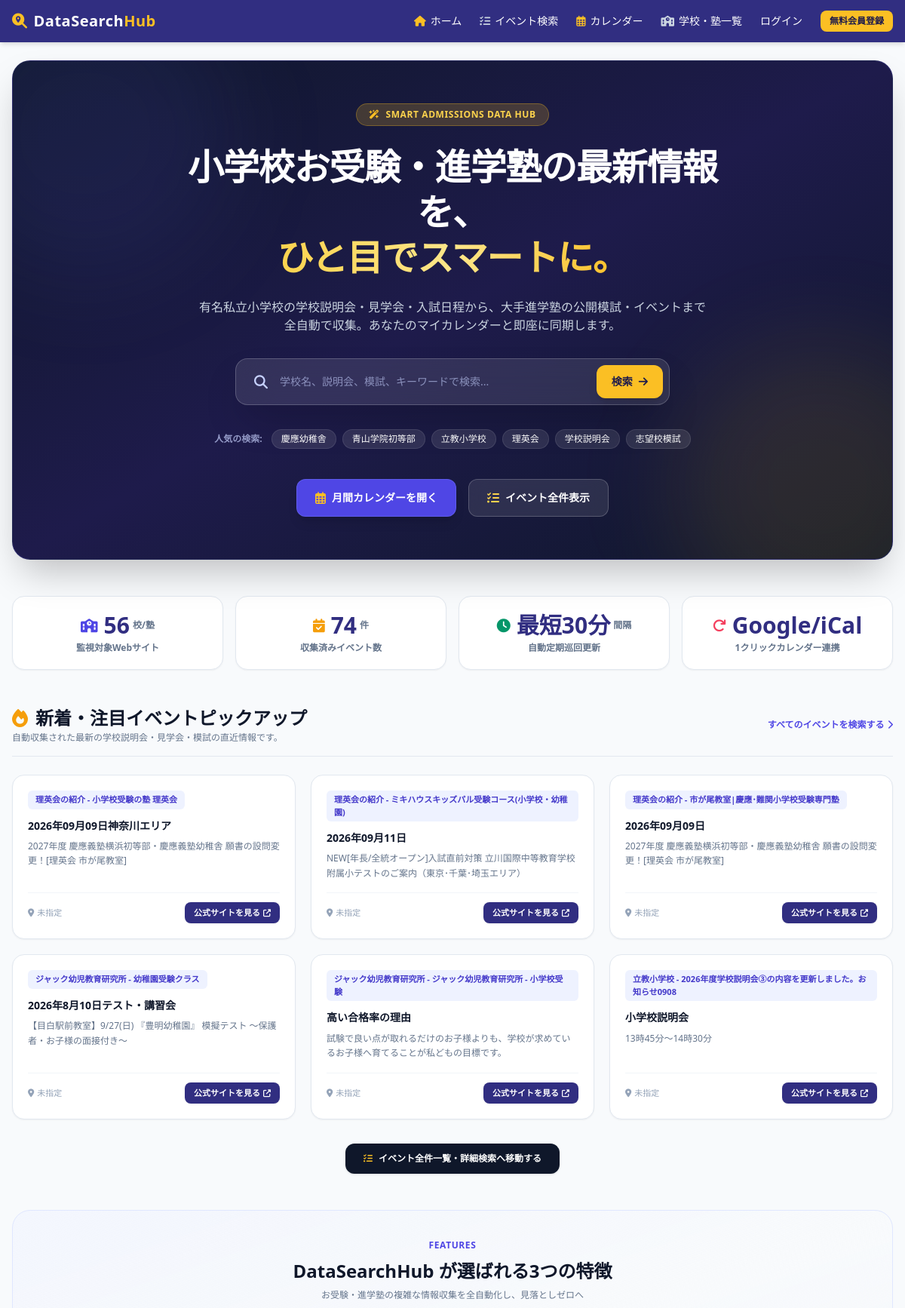
Before: / (upper part) with the older database file.
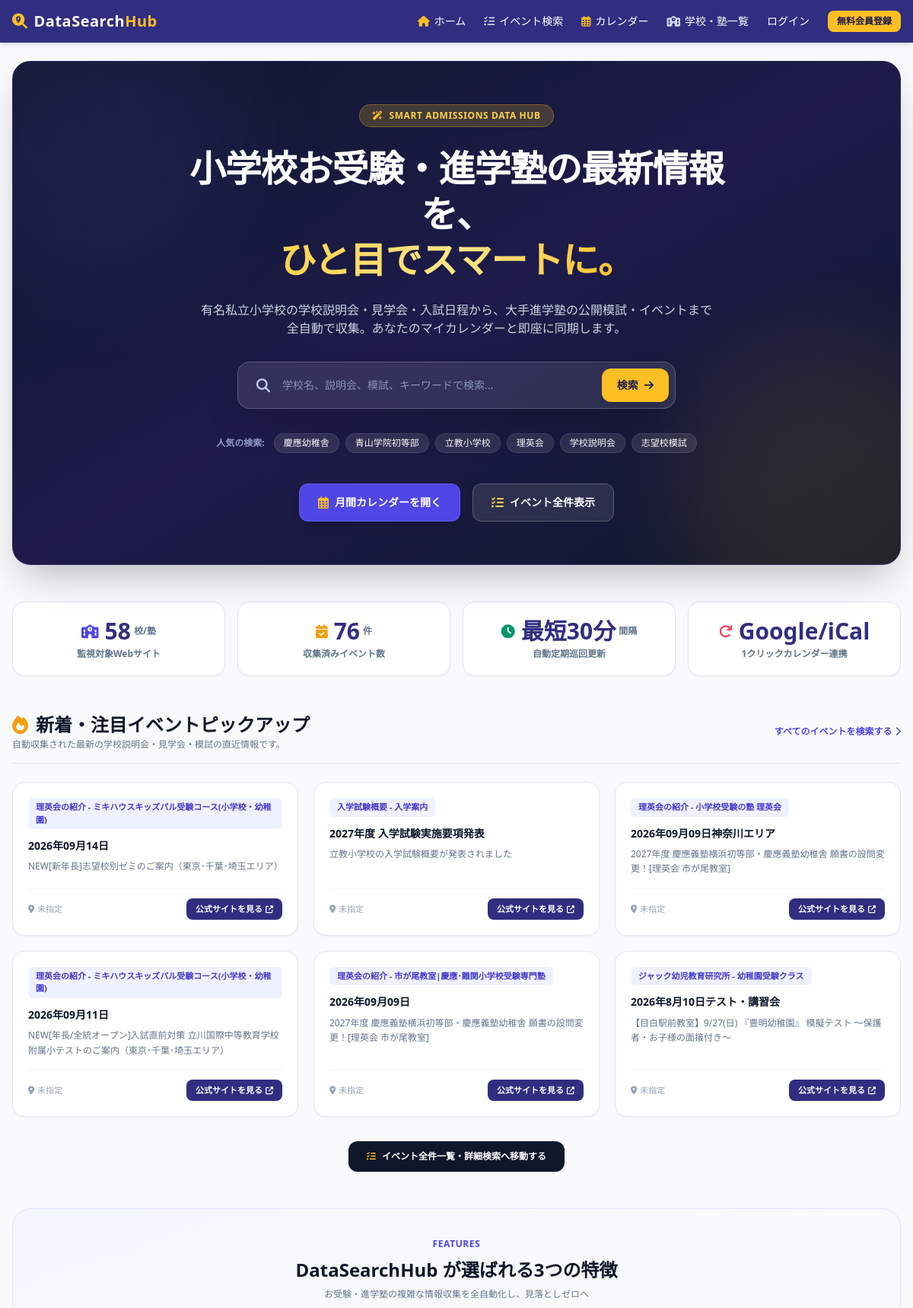
After: the same page with the newer database file.
### app/models/schema.py (models this page shows, shortened)
class Event(Base):
    __tablename__ = "events"
    id = Column(Integer, primary_key=True, index=True)
    source_id = Column(Integer, ForeignKey("sources.id"), nullable=False)
    title = Column(String, index=True, nullable=False)
    content = Column(Text, nullable=True)
    url = Column(String, nullable=True)
    published_date = Column(String, nullable=True)                      # 発表日 / 更新日
    event_date = Column(String, index=True, nullable=True)               # イベント開催日・試験日 (YYYY-MM-DD)
    location = Column(String, nullable=True)                            # 開催場所・会場
    created_at = Column(DateTime, default=datetime.utcnow)
    is_notified = Column(Boolean, default=False)                         # メール通知済みフラグ
    source = relationship("Source", back_populates="events")
    notifications = relationship("NotificationLog", back_populates="event", cascade="all, delete-orphan")

class Source(Base):
    __tablename__ = "sources"
    id = Column(Integer, primary_key=True, index=True)
    source_id = Column(String, unique=True, index=True, nullable=False) # e.g. keio_yochisha
    category_id = Column(Integer, ForeignKey("categories.id"), nullable=False)
    name = Column(String, nullable=False)                                # e.g. 慶應義塾幼稚舎
    type = Column(String, nullable=False)                                # e.g. school, cram_school
    url = Column(String, nullable=False)
    schedule_interval_minutes = Column(Integer, default=60)
    selectors_json = Column(Text, nullable=False)                        # スクレイピングルール (JSON文字列)
    last_scraped_at = Column(DateTime, nullable=True)                    # 最終巡回実行日時
    category = relationship("Category", back_populates="sources")
    events = relationship("Event", back_populates="source", cascade="all, delete-orphan")
    favorited_by = relationship("Favorite", back_populates="source", cascade="all, delete-orphan")

### app/main.py (the view)
@app.get("/", response_class=HTMLResponse)
async def home_page(request: Request, db: Session = Depends(get_db)):
    user = get_current_user_optional(request, db)
    total_sources = db.query(Source).count()
    total_events = db.query(Event).count()
    recent_events = db.query(Event).options(joinedload(Event.source)).order_by(Event.created_at.desc()).limit(6).all()
    return templates.TemplateResponse(
        request=request,
        name="home.html",
        context={
            "user": user,
            "total_sources_count": total_sources,
            "total_events_count": total_events,
            "recent_events": recent_events
        }
    )

### app/templates/home.html (shortened to what the changed rows need)
{% extends "base.html" %}
{% block content %}
<div class="space-y-12 pb-12">
    <div class="relative overflow-hidden rounded-3xl bg-gradient-to-br from-slate-900 via-indigo-950 to-slate-900 text-white p-8 md:p-14 shadow-2xl border border-indigo-500/20">
        <div class="relative z-10 max-w-3xl mx-auto text-center space-y-6">
            <h1 class="text-3xl md:text-5xl font-black tracking-tight leading-tight md:leading-tight">
                小学校お受験・進学塾の最新情報を、<br class="hidden sm:inline" />
                <span class="bg-gradient-to-r from-amber-300 via-amber-200 to-amber-400 bg-clip-text text-transparent">ひと目でスマートに。</span>
            </h1>
        </div>
    </div>
    <div class="grid grid-cols-2 md:grid-cols-4 gap-4">
        <div class="bg-white p-5 rounded-2xl shadow-sm border border-slate-200 text-center space-y-1 hover:shadow-md transition">
            <div class="text-2xl md:text-3xl font-black text-indigo-900 flex items-center justify-center">
                <i class="fa-solid fa-school text-indigo-600 text-lg mr-2"></i> {{ total_sources_count }} <span class="text-xs font-bold text-slate-500 ml-1">校/塾</span>
            </div>
            <p class="text-xs font-bold text-slate-500">監視対象Webサイト</p>
        </div>
        <div class="bg-white p-5 rounded-2xl shadow-sm border border-slate-200 text-center space-y-1 hover:shadow-md transition">
            <div class="text-2xl md:text-3xl font-black text-indigo-900 flex items-center justify-center">
                <i class="fa-solid fa-calendar-check text-amber-500 text-lg mr-2"></i> {{ total_events_count }} <span class="text-xs font-bold text-slate-500 ml-1">件</span>
            </div>
            <p class="text-xs font-bold text-slate-500">収集済みイベント数</p>
        </div>
    </div>
    <div class="space-y-6">
        <div class="flex flex-col md:flex-row justify-between items-start md:items-center gap-2 border-b border-slate-200 pb-4">
            <div>
                <h2 class="text-xl md:text-2xl font-black text-slate-900 flex items-center">
                    <i class="fa-solid fa-fire text-amber-500 mr-2.5"></i>新着・注目イベントピックアップ
                </h2>
            </div>
        </div>
        <div class="grid grid-cols-1 md:grid-cols-2 lg:grid-cols-3 gap-5">
            {% for event in recent_events %}
            <div class="bg-white rounded-2xl p-5 shadow-sm border border-slate-200 hover:shadow-md hover:border-indigo-200 transition flex flex-col justify-between space-y-4">
                <div class="space-y-2">
                    <div class="flex justify-between items-start">
                        <span class="text-[11px] font-bold bg-indigo-50 text-indigo-700 px-2.5 py-1 rounded-md">
                            {{ event.source.name }}
                        </span>
                    </div>
                    <h3 class="font-bold text-slate-900 text-sm leading-snug line-clamp-2 pt-1">
                        {{ event.title }}
                    </h3>
                    {% if event.content %}
                    <p class="text-slate-500 text-xs line-clamp-2 leading-relaxed">{{ event.content }}</p>
                    {% endif %}
                </div>
                <div class="pt-3 border-t border-slate-100 flex justify-between items-center text-xs">
                    <span class="text-slate-400 font-medium text-[11px]">
                        <i class="fa-solid fa-location-dot mr-1"></i>{{ event.location or "未指定" }}
                    </span>
                    <a href="{{ event.official_url }}" target="_blank" class="bg-indigo-900 hover:bg-indigo-800 text-white font-bold px-3 py-1.5 rounded-lg shadow-sm transition flex items-center text-[11px]">
                        公式サイトを見る <i class="fa-solid fa-up-right-from-square ml-1 text-[10px]"></i>
                    </a>
                </div>
            </div>
            {% endfor %}
        </div>
    </div>
    <div class="bg-gradient-to-br from-indigo-50/50 via-slate-50 to-indigo-50/30 p-8 rounded-3xl border border-indigo-100 space-y-8">
        <div class="text-center max-w-xl mx-auto space-y-2">
            <h2 class="text-2xl font-black text-slate-900">DataSearchHub が選ばれる3つの特徴</h2>
        </div>
    </div>
</div>
{% endblock %}

Changed rows visible on the page:
no longer on this page (row unchanged): Event: source.name "ジャック幼児教育研究所 - ジャック幼児教育研究所 - 小学校受験", title "高い合格率の理由", content "試験で良い点が取れるだけのお子様よりも、学校が求めているお子様へ育てることが私どもの目標です。", location "未指定"
no longer on this page (row unchanged): Event: source.name "立教小学校 - 2026年度学校説明会③の内容を更新しました。お知らせ0908", title "小学校説明会", content "13時45分～14時30分", location "未指定"
added Event: source.name "理英会の紹介 - ミキハウスキッズパル受験コース(小学校・幼稚園)", title "2026年09月14日", content "NEW[新年長]志望校別ゼミのご案内（東京･千葉･埼玉エリア）", location "未指定"
added Event: source.name "入学試験概要 - 入学案内", title "2027年度 入学試験実施要項発表", content "立教小学校の入学試験概要が発表されました", location "未指定"
Other visible differences:
{{ total_sources_count }}: "56" → "58"
{{ total_events_count }}: "74" → "76"
